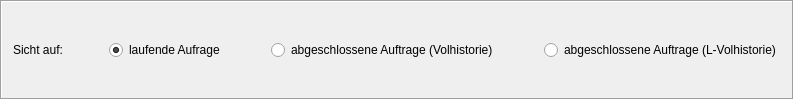
        <widget class="QFrame" name="frame_2">
         <property name="minimumSize">
          <size>
           <width>760</width>
           <height>50</height>
          </size>
         </property>
         <property name="maximumSize">
          <size>
           <width>16777215</width>
           <height>16777215</height>
          </size>
         </property>
         <property name="frameShape">
          <enum>QFrame::Box</enum>
         </property>
         <property name="frameShadow">
          <enum>QFrame::Sunken</enum>
         </property>
         <layout class="QHBoxLayout" name="horizontalLayout_26">
          <item>
           <widget class="QLabel" name="label">
            <property name="text">
             <string>Sicht auf:</string>
            </property>
           </widget>
          </item>
          <item>
           <spacer name="horizontalSpacer_22">
            <property name="orientation">
             <enum>Qt::Horizontal</enum>
            </property>
            <property name="sizeHint" stdset="0">
             <size>
              <width>40</width>
              <height>20</height>
             </size>
            </property>
           </spacer>
          </item>
          <item>
           <widget class="QRadioButton" name="radio_laufendeAufrage">
            <property name="text">
             <string>laufende Aufrage</string>
            </property>
            <property name="checked">
             <bool>true</bool>
            </property>
           </widget>
          </item>
          <item>
           <spacer name="horizontalSpacer_20">
            <property name="orientation">
             <enum>Qt::Horizontal</enum>
            </property>
            <property name="sizeHint" stdset="0">
             <size>
              <width>40</width>
              <height>20</height>
             </size>
            </property>
           </spacer>
          </item>
          <item>
           <widget class="QRadioButton" name="radio_Volhistorie">
            <property name="text">
             <string>abgeschlossene Auftrage (Volhistorie)</string>
            </property>
           </widget>
          </item>
          <item>
           <spacer name="horizontalSpacer_21">
            <property name="orientation">
             <enum>Qt::Horizontal</enum>
            </property>
            <property name="sizeHint" stdset="0">
             <size>
              <width>40</width>
              <height>20</height>
             </size>
            </property>
           </spacer>
          </item>
          <item>
           <widget class="QRadioButton" name="radio_L_Volhistorie">
            <property name="text">
             <string>abgeschlossene Auftrage (L-Volhistorie)</string>
            </property>
           </widget>
          </item>
         </layout>
        </widget>
